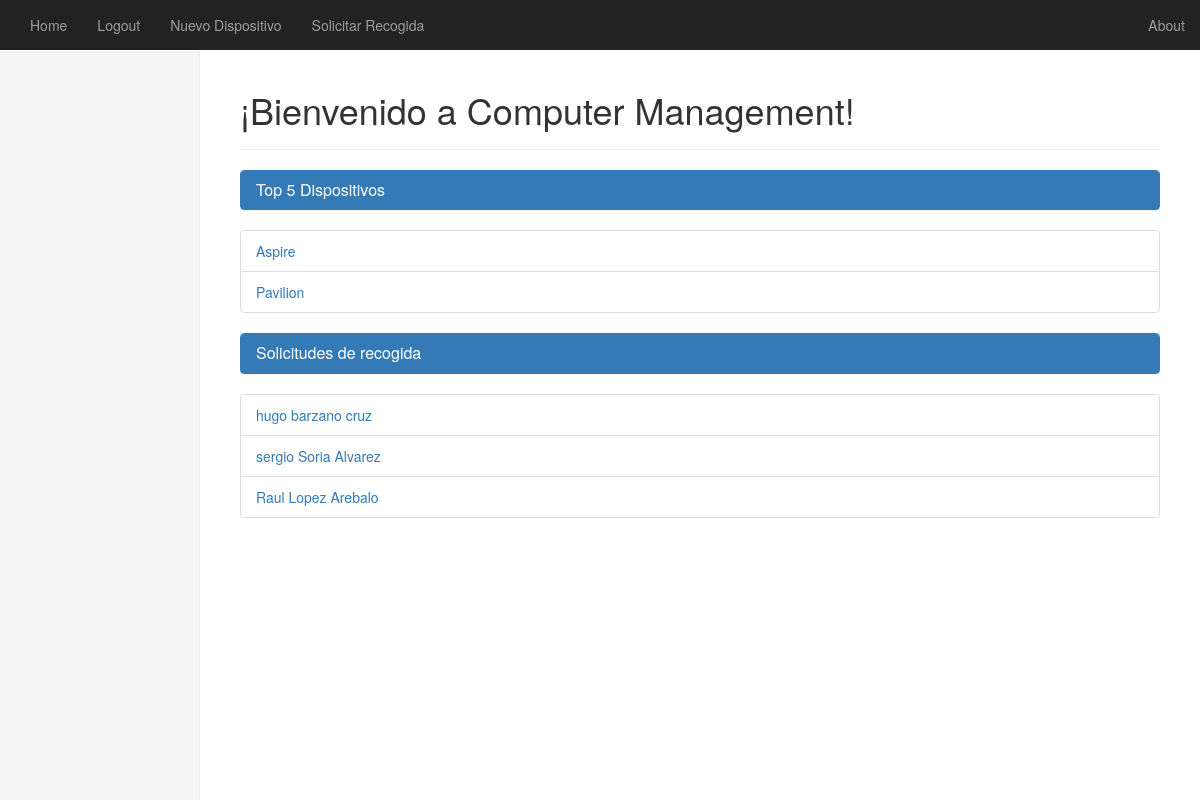
The app's page / (signed in) with its own data.
### ComputerManagement/models.py (models this page shows, shortened)
class Dispositivo(models.Model):
	nombre_dispositivo = models.CharField(max_length=200)
	fabricante = models.CharField(max_length=200)
	caracteristicas = models.CharField(max_length=400)
	nombre_slug = models.SlugField()

class Recogida(models.Model):
	dni_donante = models.IntegerField()
	nombre_donante = models.CharField(max_length=200)
	correo_donante = models.CharField(max_length=200)
	direccion_donante = models.CharField(max_length=200)
	fecha = models.DateField()
	comentario_donante = models.CharField(max_length=200)

### ComputerManagement/views.py (the view)
# urls.py: url(r'^$', views.index, name='index'),
def index (request):
	"""Vista de la pagina principal de la aplicacion.
		En ella se listan las empresas que hay registradas
		Tambien da la opcion de registrar una nueva empresa
	"""
	contexto = {}
	lista_dispositivos = Dispositivo.objects.all()
	lista_solicitudes = Recogida.objects.all()
	contexto['dispositivos'] = lista_dispositivos
	contexto['solicitudes']= lista_solicitudes
	return render(request, 'computermanagement/index.html', contexto)

### ComputerManagement/templates/computermanagement/index.html (shortened to what this page needs)
{% extends "computermanagement/base.html" %}
        {% block body_block %}
    <div class="page-header">
                <h1>¡Bienvenido a Computer Management!</h1>
    </div>
      <div class="panel panel-primary">
        <div class="panel-heading">
          <h3 class="panel-title">Top 5 Dispositivos</h3>
        </div>
      </div>
              {% if dispositivos %}
                    <ul class="list-group">
                        {% for dis in dispositivos %}
                         <li class="list-group-item"><a href="/dispositivo/{{ dis.nombre_slug }}">{{ dis.nombre_dispositivo  }}</a></li>
                        {% endfor %}
                    </ul>
                {% else %}
                    <strong>No hay Dispositivos.</strong>
                {% endif %}
        <div class="panel panel-primary">
          <div class="panel-heading">
            <h3 class="panel-title">Solicitudes de recogida</h3>
                  </div>
                </div>
                        {% if solicitudes %}
                              <ul class="list-group">
                                  {% for sol in solicitudes %}
                                  <li class="list-group-item"><a href="/recogida/{{ sol.dni_donante }}">{{ sol.nombre_donante }}</a></li>
                                  {% endfor %}
                              </ul>
                          {% else %}
                              <strong>No hay Dispositivos.</strong>
                          {% endif %}
        {% endblock %}

### static/css/dashboard.css (style rules this page uses)
body { padding-top: 50px; }
.main .page-header { margin-top: 0; }

### records on screen
Dispositivo: nombre_dispositivo "Aspire"
Dispositivo: nombre_dispositivo "Pavilion"
Recogida: nombre_donante "hugo barzano cruz"
Recogida: nombre_donante "sergio Soria Alvarez"
Recogida: nombre_donante "Raul Lopez Arebalo"
